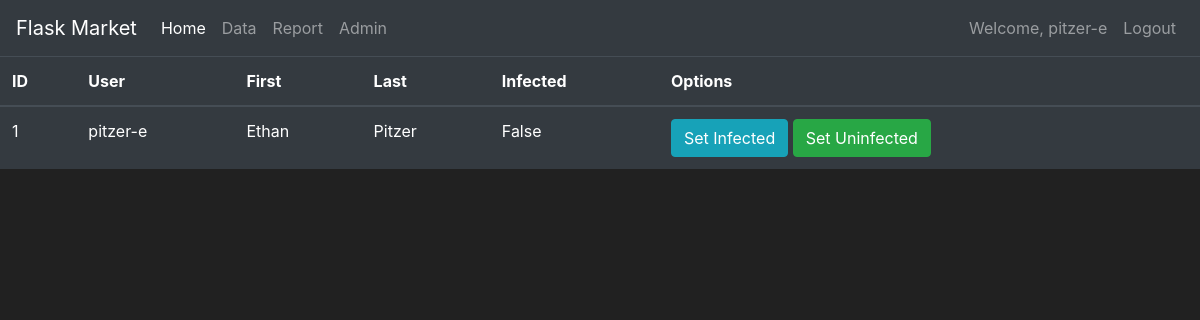
Page /admin (signed in) on the earlier database version.
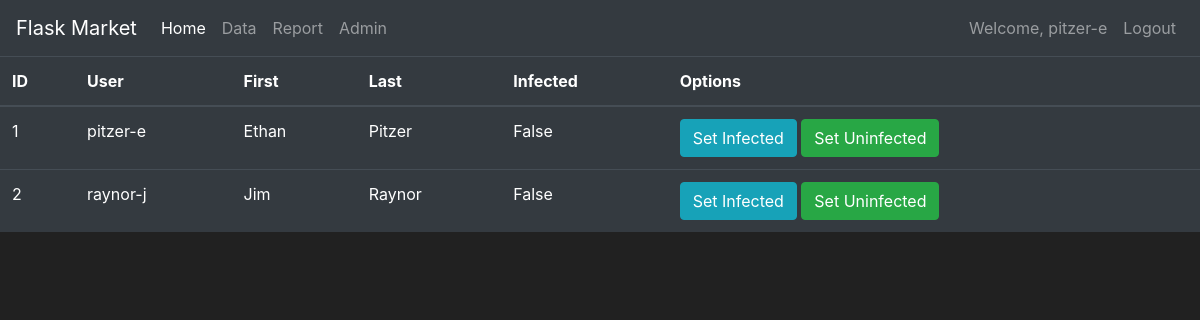
Same page on the later database version.
### tracker/models.py (models this page shows, shortened)
class User(db.Model, UserMixin):
    first = db.Column(db.String(length=30), nullable=False)
    last = db.Column(db.String(length=30), nullable=False)
    username = db.Column(db.String(length=30), nullable=False, unique=True)
    password_hash = db.Column(db.String(length=60), nullable=False)
    is_infected = db.Column(db.Boolean(), nullable=False, default=False)
    id = db.Column(db.Integer(), primary_key=True)
    @property
    def password(self):
        return self.password

### tracker/routes.py (the view)
@app.route('/admin')
@login_required
def admin_page():
    users = User.query.all()
    return render_template('admin.html', users=users)

### tracker/models.py (called while the page is built)
@login_manager.user_loader
def load_user(user_id):
    return User.query.get(int(user_id))

### tracker/templates/admin.html (shortened to what this page needs)
{% extends 'base.html' %}
{% block content %}
<table class="table table-hover table-dark">
	<thead>
		<tr>
			<th scope="col">ID</th>
			<th scope="col">User</th>
			<th scope="col">First</th>
			<th scope="col">Last</th>
			<th scope="col">Infected</th>
			<th scope="col">Options</th>
		</tr>
	</thead>
	<tbody>
		{% for user in users %}
		<tr>
			<td>{{ user.id }}</td>
			<td>{{ user.username }}</td>
			<td>{{ user.first }}</td>
			<td>{{ user.last }}</td>
			<td>{{ user.is_infected }}</td>
			<td>
				<button class="btn btn-outline btn-info">Set Infected</button>
				<button class="btn btn-outline btn-success">Set Uninfected</button>
			</td>
		</tr> {% endfor %} </tbody>
</table> {% endblock %}

### tracker/templates/base.html (shortened to what this page needs)
<!doctype html>
<html lang="en">
<head>
	<link rel="stylesheet" href="https://cdn.jsdelivr.net/npm/bootstrap@4.5.3/dist/css/bootstrap.min.css">
</head>
<body>
	<nav class="navbar navbar-expand-md navbar-dark bg-dark"> <a class="navbar-brand" href="#">Flask Market</a>
		<div class="collapse navbar-collapse" id="navbarNav">
			<ul class="navbar-nav mr-auto">
				<li class="nav-item active"> <a class="nav-link" href="{{ url_for('home_page') }}">Home <span class="sr-only">(current)</span></a> </li>
				<li class="nav-item"> <a class="nav-link" href="{{ url_for('data_page') }}">Data</a> </li>
				<li class="nav-item"> <a class="nav-link" href="{{ url_for('report_page') }}">Report</a> </li>
				<li class="nav-item"> <a class="nav-link" href="{{ url_for('admin_page') }}">Admin</a> </li>
			</ul>
			{% if current_user.is_authenticated %}
			<ul class="navbar-nav">
				<li class="nav-item"> <a class="nav-link">Welcome, {{ current_user.username }}</a> </li>
				<li class="nav-item"> <a class="nav-link" href="{{ url_for('logout_page') }}">Logout</a> </li>
			</ul> {% else %}
			<ul class="navbar-nav">
				<li class="nav-item"> <a class="nav-link" href="{{ url_for('login_page') }}">Login</a> </li>
				<li class="nav-item"> <a class="nav-link" href="{{ url_for('register_page') }}">Register</a> </li>
			</ul> {% endif %} </div>
	</nav>  {% block content %} {% endblock %}
	<link rel="stylesheet" href="https://cdnjs.cloudflare.com/ajax/libs/bootstrap-datepicker/1.4.1/css/bootstrap-datepicker3.css" /> </body>
</html>

### tracker/templates/base.html (style rules this page uses)
body { background-color: #212121; color: white }

Differences in the rows shown:
added User: id "2", username "raynor-j", first "Jim", last "Raynor", is_infected "False"
